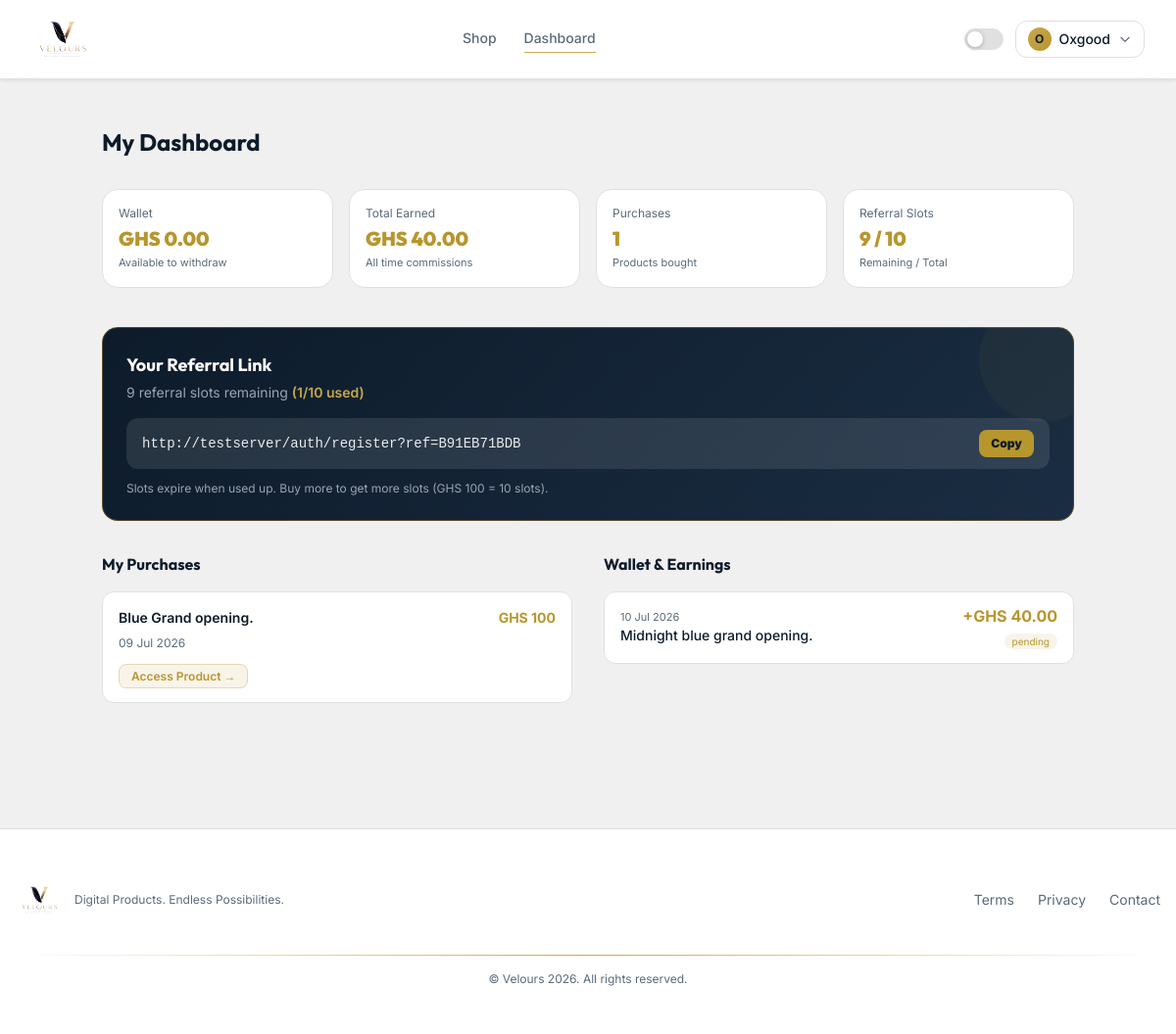
/dashboard/ (signed in), run on an earlier commit of the app's database.
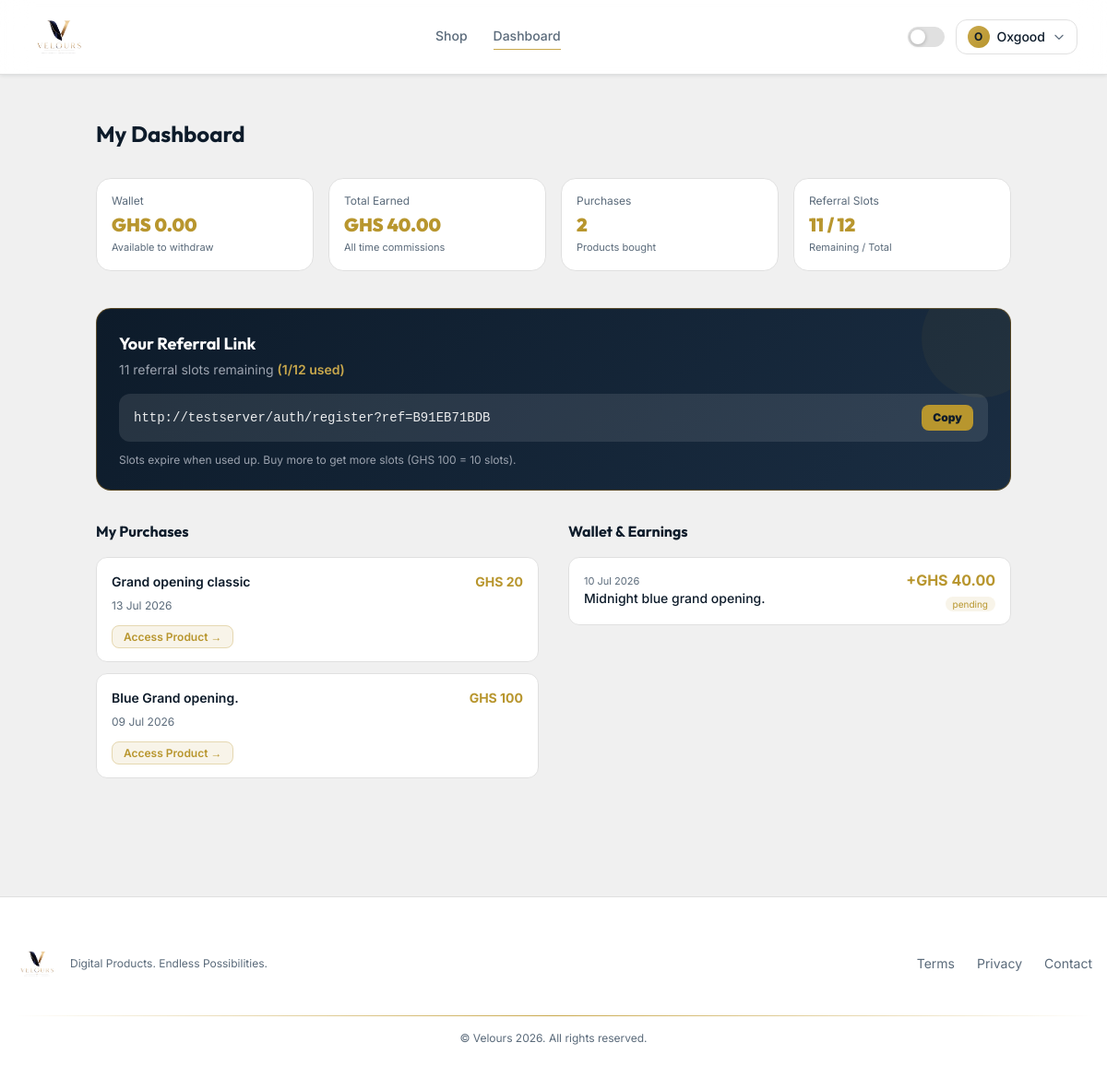
And on a later commit of the database.
### app/models.py (models this page shows, shortened)
class User(UserMixin, db.Model):
    __tablename__ = 'users'
    id = db.Column(db.Integer, primary_key=True)
    name = db.Column(db.String(100), nullable=False)
    email = db.Column(db.String(150), unique=True, nullable=False)
    phone = db.Column(db.String(20), nullable=True)
    password_hash = db.Column(db.String(255), nullable=False)
    is_admin = db.Column(db.Boolean, default=False)
    is_active = db.Column(db.Boolean, default=True)
    referral_code = db.Column(db.String(12), unique=True, nullable=True)
    referral_unlocked = db.Column(db.Boolean, default=False)
    referral_slots_total = db.Column(db.Integer, default=0)
    referral_slots_used = db.Column(db.Integer, default=0)
    referred_by_id = db.Column(db.Integer, db.ForeignKey('users.id'), nullable=True)
    wallet_balance = db.Column(db.Float, default=0.0)
    created_at = db.Column(db.DateTime, default=datetime.utcnow)
    orders = db.relationship('Order', backref='buyer', lazy=True, foreign_keys='Order.user_id')
    commissions = db.relationship('Commission', backref='earner', lazy=True, foreign_keys='Commission.referrer_id')
    referred_users = db.relationship('User', backref=db.backref('referred_by', remote_side=[id]), lazy=True)
    @property
    def referral_slots_remaining(self):
        return max(0, self.referral_slots_total - self.referral_slots_used)

class Order(db.Model):
    __tablename__ = 'orders'
    id = db.Column(db.Integer, primary_key=True)
    reference = db.Column(db.String(50), unique=True, nullable=False)
    user_id = db.Column(db.Integer, db.ForeignKey('users.id'), nullable=False)
    product_id = db.Column(db.Integer, db.ForeignKey('products.id'), nullable=False)
    amount = db.Column(db.Float, nullable=False)
    status = db.Column(db.String(20), default='pending')
    referral_code_used = db.Column(db.String(12), nullable=True)
    hubtel_transaction_id = db.Column(db.String(100), nullable=True)
    momo_phone = db.Column(db.String(20), nullable=True)
    momo_network = db.Column(db.String(20), nullable=True)
    created_at = db.Column(db.DateTime, default=datetime.utcnow)
    paid_at = db.Column(db.DateTime, nullable=True)
    commission = db.relationship('Commission', backref='order', uselist=False)

class Product(db.Model):
    __tablename__ = 'products'
    id = db.Column(db.Integer, primary_key=True)
    name = db.Column(db.String(200), nullable=False)
    slug = db.Column(db.String(200), unique=True, nullable=False)
    description = db.Column(db.Text, nullable=True)
    price = db.Column(db.Float, nullable=False)
    referral_commission_pct = db.Column(db.Float, default=0.0)
    preview_image = db.Column(db.String(300), nullable=True)
    delivery_content = db.Column(db.Text, nullable=True)
    category_id = db.Column(db.Integer, db.ForeignKey('categories.id'), nullable=True)
    subcategory_id = db.Column(db.Integer, db.ForeignKey('subcategories.id'), nullable=True)
    is_active = db.Column(db.Boolean, default=True)
    is_featured = db.Column(db.Boolean, default=False)
    total_sales = db.Column(db.Integer, default=0)
    created_at = db.Column(db.DateTime, default=datetime.utcnow)
    orders = db.relationship('Order', backref='product', lazy=True)

class Commission(db.Model):
    __tablename__ = 'commissions'
    id = db.Column(db.Integer, primary_key=True)
    referrer_id = db.Column(db.Integer, db.ForeignKey('users.id'), nullable=False)
    order_id = db.Column(db.Integer, db.ForeignKey('orders.id'), nullable=False)
    amount = db.Column(db.Float, nullable=False)
    percentage_used = db.Column(db.Float, nullable=False)
    status = db.Column(db.String(20), default='pending')
    created_at = db.Column(db.DateTime, default=datetime.utcnow)
    paid_at = db.Column(db.DateTime, nullable=True)

### app/blueprints/dashboard.py (the view)
@dashboard_bp.route('/')
@login_required
def index():
    orders = Order.query.filter_by(user_id=current_user.id, status='paid').order_by(Order.paid_at.desc()).all()
    commissions = Commission.query.filter_by(referrer_id=current_user.id).order_by(Commission.created_at.desc()).all()
    total_earned = sum(c.amount for c in commissions)
    return render_template('store/dashboard.html',
                           orders=orders,
                           commissions=commissions,
                           total_earned=total_earned)

### app/templates/store/dashboard.html (shortened to what the changed rows need)
{% extends 'base.html' %}
{% block content %}
<div class="max-w-5xl mx-auto px-4 py-12 fade-in">
  <h1 class="font-display text-2xl font-bold mb-8" style="color:var(--text-primary)">My Dashboard</h1>
  <div class="grid grid-cols-2 md:grid-cols-4 gap-4 mb-10">
    {% for label, value, sub in [
      ('Wallet', 'GHS ' ~ '%.2f'|format(current_user.wallet_balance), 'Available to withdraw'),
      ('Total Earned', 'GHS ' ~ '%.2f'|format(total_earned), 'All time commissions'),
      ('Purchases', orders|length, 'Products bought'),
      ('Referral Slots', current_user.referral_slots_remaining ~ ' / ' ~ current_user.referral_slots_total, 'Remaining / Total'),
    ] %}
    <div class="card rounded-2xl p-4">
      <p class="text-xs text-muted mb-1">{{ label }}</p>
      <p class="font-display text-xl font-black text-gold-500">{{ value }}</p>
      <p class="text-[11px] text-muted mt-0.5">{{ sub }}</p>
    </div>
    {% endfor %}
  </div>
  <div class="rounded-2xl p-6 mb-8 relative overflow-hidden"
       style="background: linear-gradient(135deg, #0D1B2A 0%, #1a2d42 100%); border: 1px solid rgba(245,158,11,0.3)">
    <div class="absolute top-0 right-0 w-32 h-32 bg-gold-500/5 rounded-full -translate-y-8 translate-x-8"></div>
    <h2 class="font-display font-bold text-white text-lg mb-1">Your Referral Link</h2>
    {% if current_user.referral_unlocked %}
      {% if current_user.referral_slots_remaining > 0 %}
      <p class="text-gray-400 text-sm mb-4">
        {{ current_user.referral_slots_remaining }} referral slots remaining
        <span class="text-gold-400 font-semibold">({{ current_user.referral_slots_used }}/{{ current_user.referral_slots_total }} used)</span>
      </p>
      <div class="bg-white/10 rounded-xl px-4 py-3 flex items-center justify-between gap-3">
        <span class="text-sm font-mono text-white/90 truncate" id="ref-link">
          {{ request.host_url }}auth/register?ref={{ current_user.referral_code }}
        </span>
        <button onclick="navigator.clipboard.writeText(document.getElementById('ref-link').innerText); this.textContent='Copied!'; setTimeout(()=>this.textContent='Copy',2000)"
                class="bg-gold-500 text-blueblack text-xs font-black px-3 py-1.5 rounded-lg flex-shrink-0 hover:bg-gold-400 transition-colors">
          Copy
        </button>
      </div>
      <p class="text-xs text-gray-400 mt-3">
        Slots expire when used up. Buy more to get more slots (GHS 100 = 10 slots).
      </p>
      {% else %}
      <p class="text-gray-400 text-sm mb-4">Your referral slots are used up. Buy any product to get more slots.</p>
      <a href="{{ url_for('store.shop') }}" class="btn-gold inline-block px-5 py-2.5 rounded-xl text-sm">Buy to Unlock More Slots →</a>
      {% endif %}
    {% else %}
    <p class="text-gray-400 text-sm mb-4">Make your first purchase to unlock your referral link.</p>
    <a href="{{ url_for('store.shop') }}" class="btn-gold inline-block px-5 py-2.5 rounded-xl text-sm">Browse Products →</a>
    {% endif %}
  </div>
  <div class="grid grid-cols-1 md:grid-cols-2 gap-8">
    <div>
      <h2 class="font-display font-bold mb-4" style="color:var(--text-primary)">My Purchases</h2>
      {% if orders %}
      <div class="space-y-3">
        {% for order in orders %}
        <div class="card rounded-xl p-4">
          <div class="flex justify-between items-start mb-2">
            <p class="font-semibold text-sm" style="color:var(--text-primary)">{{ order.product.name }}</p>
            <span class="font-bold text-gold-500 text-sm">GHS {{ '%.0f'|format(order.amount) }}</span>
          </div>
          <p class="text-xs text-muted mb-3">{{ order.paid_at.strftime('%d %b %Y') if order.paid_at else '' }}</p>
          {% if order.product.delivery_content %}
          <a href="{{ order.product.delivery_content }}" target="_blank"
             class="text-xs bg-gold-500/10 text-gold-500 border border-gold-500/30 px-3 py-1 rounded-lg font-semibold hover:bg-gold-500/20 transition-colors">
            Access Product →
          </a>
          {% endif %}
        </div>
        {% endfor %}
      </div>
      {% else %}
      <div class="card rounded-xl p-8 text-center">
        <p class="text-3xl mb-2">🛍️</p>
        <p class="text-sm text-muted">No purchases yet.</p>
        <a href="{{ url_for('store.shop') }}" class="text-gold-500 text-sm font-semibold hover:underline mt-2 block">Browse shop →</a>
      </div>
      {% endif %}
    </div>
    <div>
      <h2 class="font-display font-bold mb-4" style="color:var(--text-primary)">Wallet & Earnings</h2>
      {% if commissions %}
      <div class="space-y-2 max-h-72 overflow-y-auto">
        {% for c in commissions %}
        <div class="card rounded-xl px-4 py-3 flex justify-between items-center">
          <div>
            <p class="text-[11px] text-muted">{{ c.created_at.strftime('%d %b %Y') }}</p>
            <p class="text-sm font-medium" style="color:var(--text-primary)">{{ c.order.product.name }}</p>
          </div>
          <div class="text-right">
            <p class="font-bold text-gold-500">+GHS {{ '%.2f'|format(c.amount) }}</p>
            <span class="text-[10px] px-2 py-0.5 rounded-full
              {% if c.status == 'paid' %}bg-green-500/10 text-green-500{% else %}bg-gold-500/10 text-gold-500{% endif %}">
              {{ c.status }}
            </span>
          </div>
        </div>
        {% endfor %}
      </div>
      {% else %}
      <div class="card rounded-xl p-8 text-center">
        <p class="text-3xl mb-2">💰</p>
        <p class="text-sm text-muted">No commissions yet. Share your referral link.</p>
      </div>
      {% endif %}
    </div>
  </div>
</div>
{% endblock %}

### app/templates/base.html (shortened to what the changed rows need)
<!DOCTYPE html>
<html lang="en" id="html-root" class="scroll-smooth">
<head>
  <script src="https://cdn.tailwindcss.com"></script>
</head>
<body>
<nav class="nav-bg sticky top-0 z-50 border-b border-themed">
  <div class="max-w-7xl mx-auto px-4 sm:px-6 lg:px-8">
    <div class="flex items-center justify-between h-20">
      <div class="flex items-center gap-3">
        {% if current_user.is_authenticated %}
        <div class="relative" x-data="{ open:false }">
          <button @click="open=!open"
                  class="flex items-center gap-2 px-3 py-1.5 rounded-xl border border-themed hover:border-gold-400 transition-all"
                  style="border-color:var(--border)">
            <div class="w-6 h-6 rounded-full flex items-center justify-center"
                 style="background:linear-gradient(135deg,#C9A84C,#B8962E)">
              <span class="text-navy font-bold text-xs">{{ current_user.name[0].upper() }}</span>
            </div>
            <span class="text-sm font-medium hidden sm:block" style="color:var(--text-primary)">
              {{ current_user.name.split()[0] }}
            </span>
            <svg class="w-3.5 h-3.5 text-muted" fill="none" stroke="currentColor" viewBox="0 0 24 24">
              <path stroke-linecap="round" stroke-linejoin="round" stroke-width="2" d="M19 9l-7 7-7-7"/>
            </svg>
          </button>
        </div>
        {% else %}
        <a href="{{ url_for('auth.login') }}"
           class="text-sm font-medium text-muted hover:text-accent transition-colors">Sign in</a>
        <a href="{{ url_for('auth.register') }}"
           class="btn-gold px-4 py-2 rounded-xl text-sm">Join Free</a>
        {% endif %}
      </div>
    </div>
  </div>
</nav>
<main>{% block content %}{% endblock %}</main>
</body>
</html>

What changed in the data, as far as the page shows it:
changed User "Oxgood": referral_slots_remaining "9" → "11"; referral_slots_total "10" → "12"
added Order: product.name "Grand opening classic", amount "20", paid_at "13 Jul 2026"
Also different on the page:
new list line: "Purchases 2 Products bought"
new list line: "Referral Slots 11 / 12 Remaining / Total"
list line gone: "Purchases 1 Products bought"
list line gone: "Referral Slots 9 / 10 Remaining / Total"
